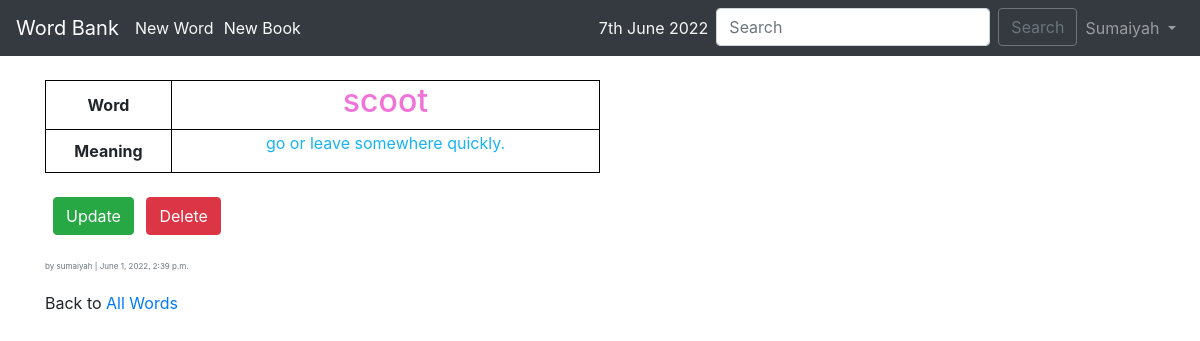
The page /words/2/ (signed in) on the database its author committed.
### users/models.py (models this page shows)
class CustomUser(AbstractUser):
    age = models.PositiveIntegerField(null = True, blank = True)

### words/models.py (models this page shows, shortened)
class Word(models.Model):
    title = models.CharField('Enter Word', max_length = 255)
    body = models.TextField('Meaning')
    date = models.DateTimeField(auto_now_add = True)
    author = models.ForeignKey(
        get_user_model(),
        on_delete = models.CASCADE,
    )

### words/views.py (the view)
# urls.py: path('<int:pk>/', WordDetailView.as_view(), name = 'word_detail'),
class WordDetailView(LoginRequiredMixin, DetailView):
    model = Word
    template_name = 'word_detail.html'
    login_url = 'login'

### templates/word_detail.html (shortened to what this page needs)
{% extends 'base.html' %}
{% block content %}
<table style="width:50%">
    <tr>
        <th>Word</th>
        <td><h2 style="color:#f073d7">{{ object.title }}</h2></td>
    </tr>
    <tr>
        <th>Meaning</th>
        <td style="color:#16b3f6"><p>{{ object.body }}</p></td>
    </tr>
</table>
<br/>
    {% if request.user.is_authenticated %}
        <p><a href="{% url 'word_edit' word.pk %}" class="btn btn-success ml-2">Update</a>
            <a href="{% url 'word_delete' word.pk %}" class="btn btn-danger ml-2">Delete</a>
        </p>
    {% endif %}
    <p><span style="font-size: 50%" class="text-muted">by {{ object.author }} | {{ object.date }}</p></span>
    <p>Back to <a href="{% url 'word_list' %}">All Words</a></p>
{% endblock content %}

### templates/base.html (shortened to what this page needs)
<!doctype html>
<html lang="en">
    <head>
        <link rel="stylesheet" href="https://stackpath.bootstrapcdn.com/bootstrap/4.1.3/css/bootstrap.min.css"
>
    </head>
    <body>
        <nav class="navbar navbar-expand-md navbar-dark bg-dark mb-4">
            <a class="navbar-brand" href="{% url 'home' %}">Word Bank</a>
            <div class="collapse navbar-collapse" id="navbarCollapse">
                {% if user.is_authenticated %}
                    <ul class="navbar-nav mr-auto">
                        <li class="nav-item"><a style="color:#f5f8f6" href="{% url 'word_new' %}">New Word</a></li>
                        <li style="padding: 0px" class="nav-item"><a style="color:#f8fcfa; padding: 10px" href="{% url 'book_new' %}">New Book</a></li>
                    </ul>
                    <ul class="navbar-nav ml-auto">
                        <li style="padding: 8px" class="nav-item"><a style="color:#f5f8f6">{% now "jS F Y" %}</a></li>
                        <li>
                            <form class="form-inline my-2 my-lg-0" method=GET action="{% url 'search_result' %}">
                                <input class="form-control mr-sm-2" name="search_query" type="search" placeholder="Search" aria-label="Search">
                                <button class="btn btn-outline-secondary my-2 my-sm-0" type="submit">Search</button>
                            </form>
                        </li>
                        <li class="nav-item">
                            <a class="nav-link dropdown-toggle" href="#" id="userMenu"
                                    data-toggle="dropdown" aria-haspopup="true"
                                    aria-expanded="false">
                                    {{ user.username.title }}
                            </a>
                    </li>
                </ul>
                {% endif %}
            </div>
        </nav>
        <div class="container">
            {% block content %}
            {% endblock content %}
        </div>
    </body>
</html>

### templates/word_detail.html (style rules this page uses)
table, th, td { border: 1px solid black; border-collapse: collapse; text-align: center; }

### rows shown on the page
CustomUser: username "Sumaiyah"
Word: title "scoot", body "go or leave somewhere quickly.", author "sumaiyah", date "June 1, 2022, 2:39 p.m."
